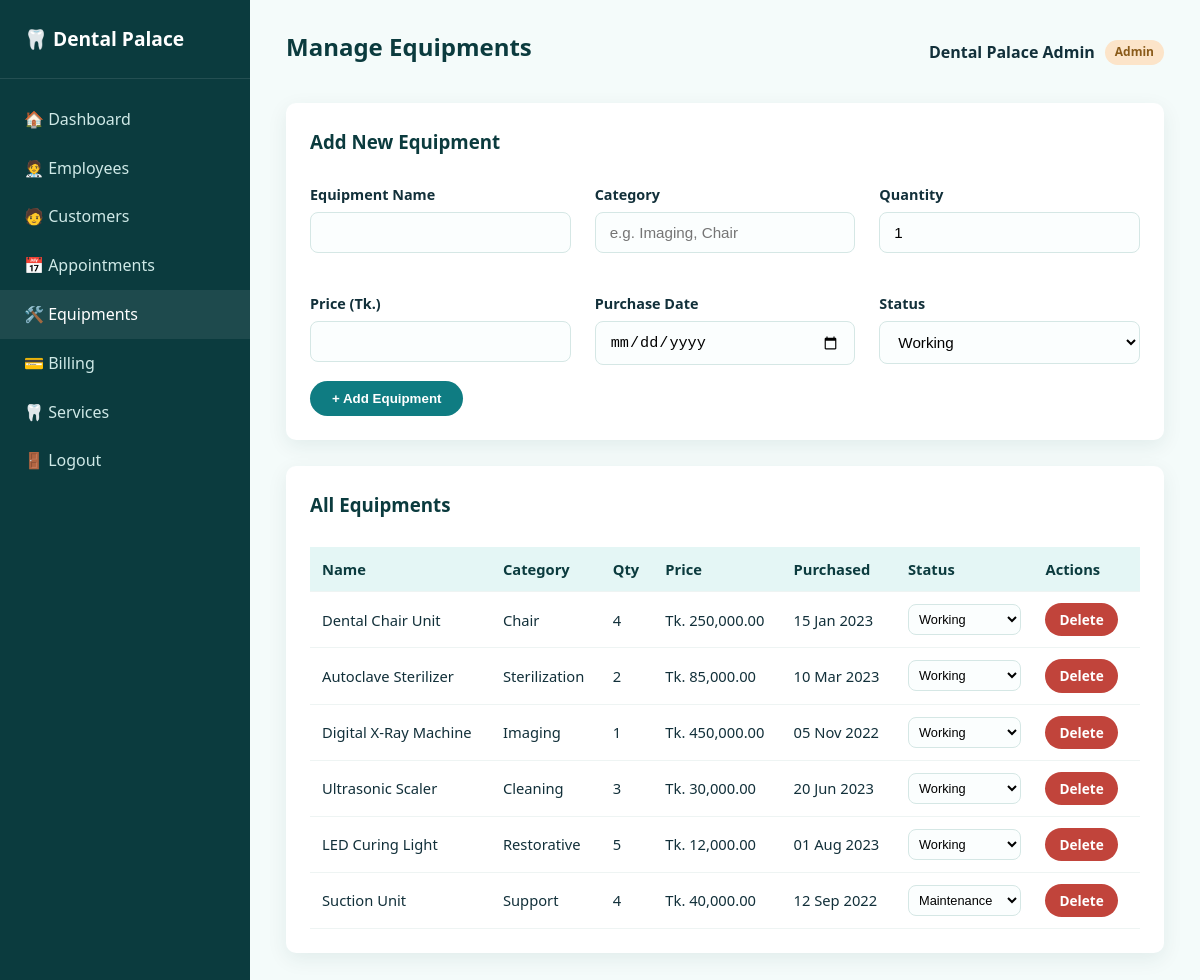
The app's page /admin/equipments.php (signed in) with its own data.
### tables this page shows
CREATE TABLE equipments (
    id INT AUTO_INCREMENT PRIMARY KEY,
    name VARCHAR(120) NOT NULL,
    category VARCHAR(80) DEFAULT NULL,
    quantity INT NOT NULL DEFAULT 1,
    price DECIMAL(10,2) NOT NULL DEFAULT 0,
    purchase_date DATE DEFAULT NULL,
    status ENUM('working','maintenance','damaged') NOT NULL DEFAULT 'working',
    created_at TIMESTAMP DEFAULT CURRENT_TIMESTAMP
);

### includes/auth.php (called while the page is built, shortened)
<?php
function h($str) {
    return htmlspecialchars($str ?? '', ENT_QUOTES, 'UTF-8');
}

### admin/equipments.php (the view, shortened to what this page needs)
<?php
require_once __DIR__ . '/../includes/auth.php';
$equipments = $conn->query("SELECT * FROM equipments ORDER BY created_at DESC");
require_once __DIR__ . '/../includes/dash_header.php';
?>
<div class="panel">
  <div class="panel-head"><h3>Add New Equipment</h3></div>
  <form method="POST">
    <div class="grid grid-3">
      <div class="form-group"><label>Equipment Name</label><input type="text" name="name" class="form-control" required></div>
      <div class="form-group"><label>Category</label><input type="text" name="category" class="form-control" placeholder="e.g. Imaging, Chair"></div>
      <div class="form-group"><label>Quantity</label><input type="number" name="quantity" class="form-control" value="1" min="1" required></div>
      <div class="form-group"><label>Price (Tk.)</label><input type="number" step="0.01" name="price" class="form-control" required></div>
      <div class="form-group"><label>Purchase Date</label><input type="date" name="purchase_date" class="form-control"></div>
      <div class="form-group"><label>Status</label>
        <select name="status" class="form-control">
          <option value="working">Working</option>
        </select>
      </div>
    </div>
    <button type="submit" class="btn">+ Add Equipment</button>
  </form>
</div>
<div class="panel">
  <div class="panel-head"><h3>All Equipments</h3></div>
  <table>
    <tr><th>Name</th><th>Category</th><th>Qty</th><th>Price</th><th>Purchased</th><th>Status</th><th>Actions</th></tr>
    <?php if ($equipments->num_rows === 0): ?>
      <tr><td colspan="7" class="empty-state">No equipment recorded yet.</td></tr>
    <?php else: while ($eq = $equipments->fetch_assoc()): ?>
      <tr>
        <td><?php echo h($eq['name']); ?></td>
        <td><?php echo h($eq['category']); ?></td>
        <td><?php echo (int)$eq['quantity']; ?></td>
        <td>Tk. <?php echo number_format($eq['price'], 2); ?></td>
        <td><?php echo $eq['purchase_date'] ? h(date('d M Y', strtotime($eq['purchase_date']))) : '—'; ?></td>
        <td>
          <form method="POST" style="display:flex; gap:6px; align-items:center;">
            <select name="status" class="form-control" style="padding:6px; font-size:.8rem;" onchange="this.form.submit()">
              <option value="working" <?php echo $eq['status']==='working'?'selected':''; ?>>Working</option>
              <option value="maintenance" <?php echo $eq['status']==='maintenance'?'selected':''; ?>>Maintenance</option>
            </select>
          </form>
        </td>
        <td class="actions">
          <a href="?delete=<?php echo $eq['id']; ?>" class="btn btn-sm btn-danger" data-confirm="Delete this equipment record?">Delete</a>
        </td>
      </tr>
    <?php endwhile; endif; ?>
  </table>
</div>
<?php require_once __DIR__ . '/../includes/dash_footer.php'; ?>

### assets/css/style.css (style rules this page uses)
:root { --teal-900:#0b3b3e; --teal-700:#0f7c82; --teal-500:#17a6ad; --teal-100:#e4f6f5; --mint-bg:#f4fbfa; --navy:#12303a; --ink-soft:#5b7b83; --white:#ffffff; --amber:#e0a63e; --danger:#c1443b; --success:#2f9e63; --radius:10px; --shadow:0 6px 20px rgba(15,60,64,0.08); font-family:'Segoe UI', 'Poppins', Arial, sans-serif; }
* { box-sizing:border-box; }
body { margin:0; background:var(--mint-bg); color:var(--navy); line-height:1.55; }
h1,h2,h3,h4 { font-family:'Poppins','Segoe UI',sans-serif; color:var(--teal-900); margin:0 0 .5em; }
a { color:var(--teal-700); text-decoration:none; }
.btn { display:inline-block; padding:10px 22px; border-radius:30px; border:none; background:var(--teal-700); color:#fff; font-weight:600; cursor:pointer; transition:.2s; text-align:center; }
.btn-danger { background:var(--danger); }
.btn-sm { padding:6px 14px; font-size:.85rem; border-radius:20px; }
.grid { display:grid; gap:24px; }
.grid-3 { grid-template-columns:repeat(auto-fit, minmax(240px,1fr)); }
.form-group { margin-bottom:16px; }
.form-group label { display:block; margin-bottom:6px; font-weight:600; font-size:.9rem; }
.form-control { width:100%; padding:11px 14px; border:1px solid #d5e7e5; border-radius:8px; font-size:.95rem; background:#fbfefe; }
.panel { background:#fff; border-radius:var(--radius); box-shadow:var(--shadow); padding:24px; margin-bottom:26px; }
.panel-head { display:flex; justify-content:space-between; align-items:center; margin-bottom:18px; flex-wrap:wrap; gap:10px; }
table { width:100%; border-collapse:collapse; font-size:.92rem; }
th,td { padding:11px 12px; text-align:left; border-bottom:1px solid #eef4f3; }
th { background:var(--teal-100); color:var(--teal-900); font-weight:700; }
.actions a, .actions button { margin-right:6px; }

### records on screen
equipments: name "Dental Chair Unit", category "Chair", quantity "4", price "250,000.00", purchase_date "15 Jan 2023", status "Working"
equipments: name "Autoclave Sterilizer", category "Sterilization", quantity "2", price "85,000.00", purchase_date "10 Mar 2023", status "Working"
equipments: name "Digital X-Ray Machine", category "Imaging", quantity "1", price "450,000.00", purchase_date "05 Nov 2022", status "Working"
equipments: name "Ultrasonic Scaler", category "Cleaning", quantity "3", price "30,000.00", purchase_date "20 Jun 2023", status "Working"
equipments: name "LED Curing Light", category "Restorative", quantity "5", price "12,000.00", purchase_date "01 Aug 2023", status "Working"
equipments: name "Suction Unit", category "Support", quantity "4", price "40,000.00", purchase_date "12 Sep 2022", status "Maintenance"

### other values on screen
$item[0] "🏠 Dashboard"
$item[0] "🧑‍⚕️ Employees"
$item[0] "🧑 Customers"
$item[0] "📅 Appointments"
$item[0] "🛠️ Equipments"
$item[0] "💳 Billing"
$item[0] "🦷 Services"
$pageTitle "Manage Equipments"
$u['name'] "Dental Palace Admin"
$role "Admin"
